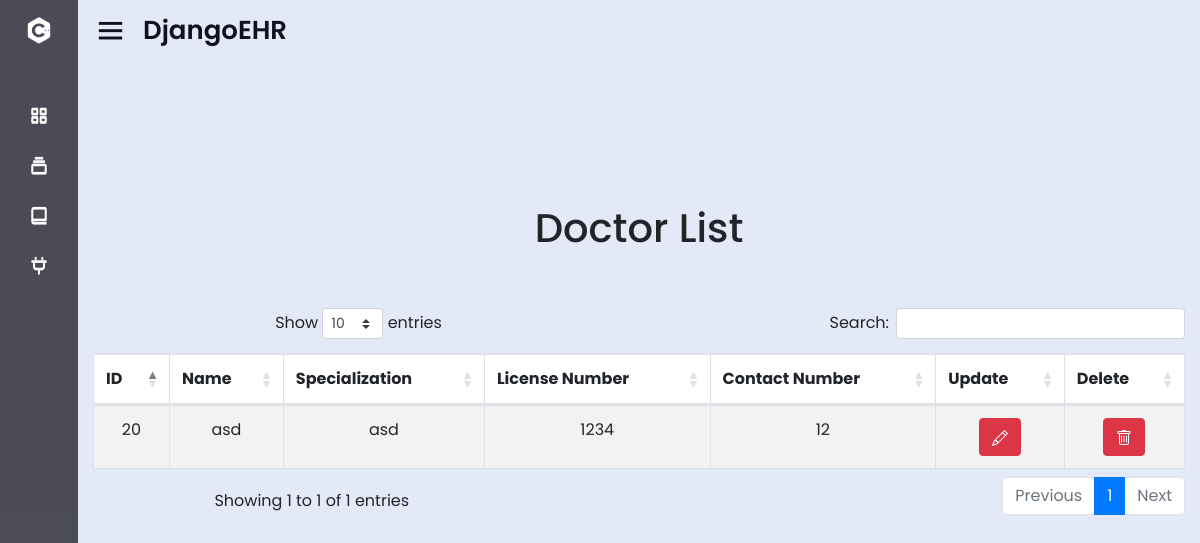
The app's page /doctorlist/, older data.
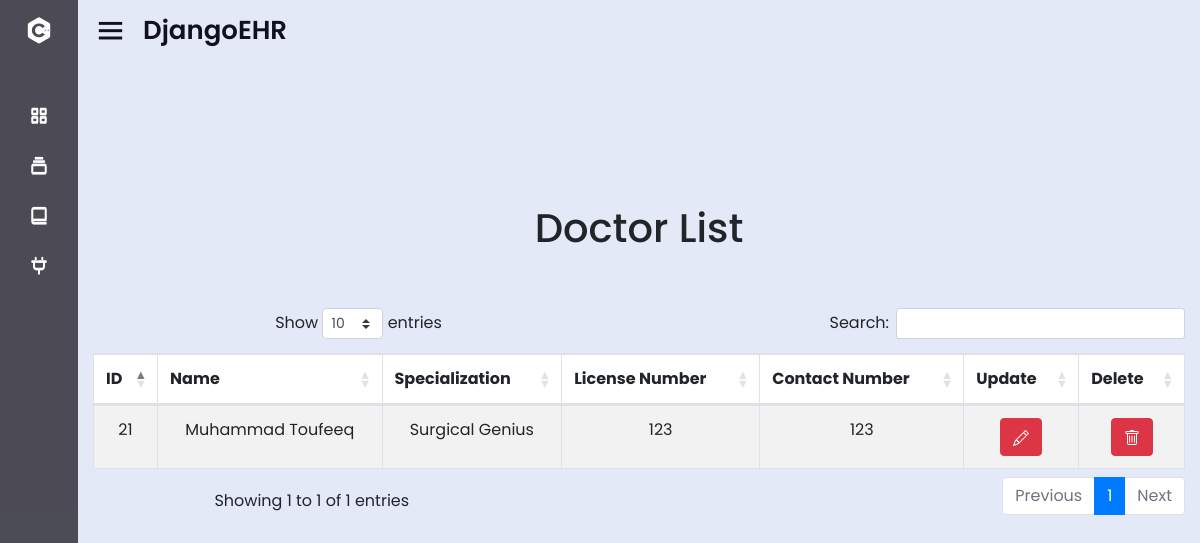
The same page, newer data.
### patient/models.py (models this page shows, shortened)
class Doctor(models.Model):
    id = models.AutoField(primary_key=True)  # Add an auto-generated and auto-incremented ID field
    name = models.CharField(max_length=100, null=True, blank=True)
    gender = models.CharField(max_length=100, null=True, blank=True)
    specialization = models.CharField(max_length=100, null=True, blank=True)
    license_number = models.CharField(max_length=50, null=True, blank=True)
    contact_number = models.CharField(max_length=20, null=True, blank=True)
    bio = models.TextField(null=True, blank=True)
    hospital = models.OneToOneField(Hospital, on_delete=models.CASCADE, null=True, blank=True)

### patient/views.py (the view)
# urls.py: path("doctorlist/", views.doctorlist, name="doctorlist"),
def doctorlist(request):
    if request.method == "POST":
        form = DoctorForm(request.POST, instance=image)
        if form.is_valid():
            form.save()
    else:
        form = DoctorForm()
    information = Doctor.objects.all()
    return render(request, "patient/doctorlist.html", {"information":information, "form":form})

### patient/forms.py
class DoctorForm(forms.ModelForm):
    name = forms.CharField()
    specialization = forms.CharField()
    license_number = forms.IntegerField()
    contact_number = forms.IntegerField()
    class Meta:
        model = Doctor
        fields = ["name", "specialization" , "license_number","contact_number" ]

### patient/templates/patient/doctorlist.html (shortened to what this page needs)
{% extends "patient/base.html" %}
{%load static%}
{% block content %}
{% load crispy_forms_tags %}
<link rel="stylesheet" href="https://cdn.jsdelivr.net/npm/bootstrap@5.3.0/dist/css/bootstrap.min.css">
<link href="{% static 'css/jquery.toast.css' %}" rel="stylesheet">
<link href="https://cdnjs.cloudflare.com/ajax/libs/twitter-bootstrap/4.5.2/css/bootstrap.css" rel="stylesheet"/>
<link href="https://cdn.datatables.net/1.13.6/css/dataTables.bootstrap4.min.css" rel="stylesheet"/>
<br>
<br>
<br>
<br>
<br>
<br>
<div class="container" style="text-align:center">
    <h1>Doctor List</h1>
    <br>
    <br>
    <table id="example" class="table table-striped table-bordered" style="width:100%">
        <thead>
            <tr style="text-align:center">
                <th>ID</th>
                <th>Name</th>
                <th>Specialization</th>
                <th>License Number</th>
                <th>Contact Number</th>
                <th>Update</th>
                <th>Delete</th>
            </tr>
        </thead>
        <tbody>
            {% for x in information %}
            <tr>
                <td>{{ x.id }}</td>
                <td>{{ x.name }}</td>
                <td>{{ x.specialization }}</td>
                <td>{{ x.license_number }}</td>
                <td>{{ x.contact_number }}</td>
                <td>
                    <a href="javascript:void(0)" class="btn btn-danger edit-button" data-id="{{ x.id }}" data-toggle="modal" data-target="#updateDoctorModal">
                    </a>
                </td>
                <td>
                    <a href="delete/{{ x.id }}" class="btn btn-danger" id="deleteBtn{{ x.id }}">
                    </a>
                </td>
            </tr>
            {% endfor %}
        </tbody>
    </table>
</div>
{% endblock %}

### patient/templates/patient/base.html (shortened to what this page needs)
<!DOCTYPE html>
<html lang="en" dir="ltr">
  <head>
    <link href='https://unpkg.com/boxicons@2.0.7/css/boxicons.min.css' rel='stylesheet'>
   </head>
<body>
  <div class="sidebar close">
    <div class="logo-details">
      <i class='bx bxl-c-plus-plus'></i>
    </div>
    <ul class="nav-links">
      <li>
        <a href="/home">
          <i class='bx bx-grid-alt' ></i>
        </a>
      </li>
      <li>
        <div class="iocn-link">
          <a href="#">
            <i class='bx bx-collection' ></i>
          </a>
        </div>
      </li>
      <li>
        <div class="iocn-link">
          <a href="#">
            <i class='bx bx-book-alt' ></i>
          </a>
        </div>
      </li>
      <li>
        <div class="iocn-link">
          <a href="#">
            <i class='bx bx-plug' ></i>
          </a>
        </div>
      </li>
</ul>
  </div>
  <section class="home-section">
    <div class="home-content">
      <i class='bx bx-menu' ></i>
      <span class="text">DjangoEHR</span>
    </div>
    <div class="main-content" >
      {%block content%}
      {%endblock%}
    </div>
  </section>
</body>
</html>

Row changes from the older to the newer data that the page shows:
removed Doctor: id "20", name "asd", specialization "asd", license_number "1234", contact_number "12"
added Doctor: id "21", name "Muhammad Toufeeq", specialization "Surgical Genius", license_number "123", contact_number "123"
